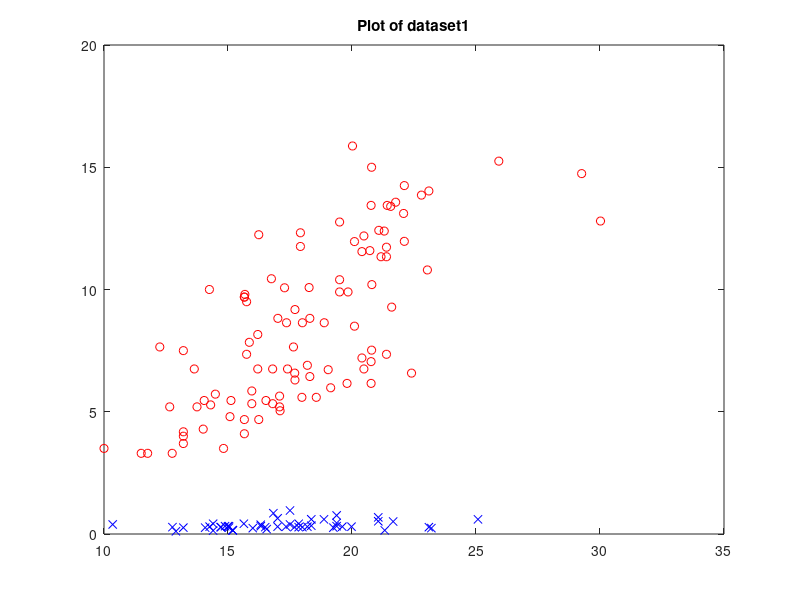

Recreate this plot in MATLAB. (Note: this script raises an error after producing the figure.)
clear;  %clean memomry
clc;    %clean screen
clf;    %clean console

%This is exercice 3 of the first lab :

datasetEx2 = load('datasetEx2.txt');

%First, we will plot the dataset to get an idea about what we kind of data
%we have 

%we know the third colomn is the one used for the target, so we create a
%vector containing only the target :
t=datasetEx2(:,3);



%we plot the first dataset
figure(1);
%firstly, we plot the pont where the information class is equal to 1,
%these points are going to be the ones represented with a blue cross
plot(datasetEx2(t==1,1),datasetEx2(t==1,2),'xb');
hold on;
%then we add the other point (information class == -1),
%these points will be the red circles
plot(datasetEx2(t==-1, 1), datasetEx2(t==-1,2),'or');
title('Plot of dataset1') % add figure title
hold off;

%from this first overview, we can expect the data to be linearly separable
%now, let's try to find an hyperplan that can seperate the data :

w1 = -0.1;
w2 = 1;
w3 = -1;
w = [w1 w2 w3];

percentageOfClassifyedPoints = resultLinClass(datasetEx2, w, t);
disp('the percentage of classifyed points (dataset1, correct classification )is  : ');
disp(percentageOfClassifyedPoints);
%this is definitly better
figure(6);
plot(datasetEx2(t==1,1),datasetEx2(t==1,2),'xb');
hold on;
plot(datasetEx2(t==-1, 1), datasetEx2(t==-1,2),'or');
title(compose('Plot of dataset1, correct hyperplan & classification.\nPercentage of correctly classifyed poitns = %.5f', percentageOfClassifyedPoints)); % add figure title
% linspaceForVector = linspace(0,1,1);
x = linspace(0,35,3);
hyperplan = -w3/w2 -(w1*x)/w2;
plot(x, hyperplan);
hold off;

%after some tests, we found a correct hyperplan that classifyed everything
%:) youpi

